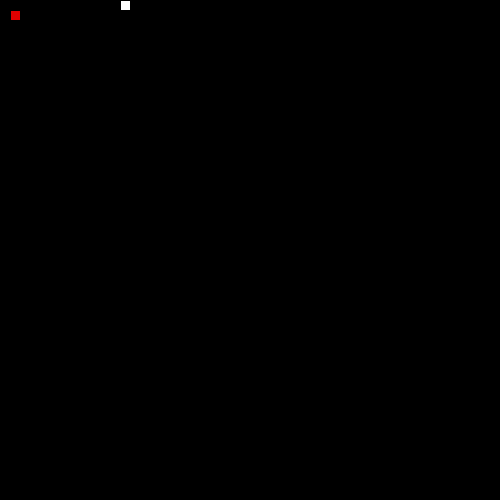
Frame 1 (no input)
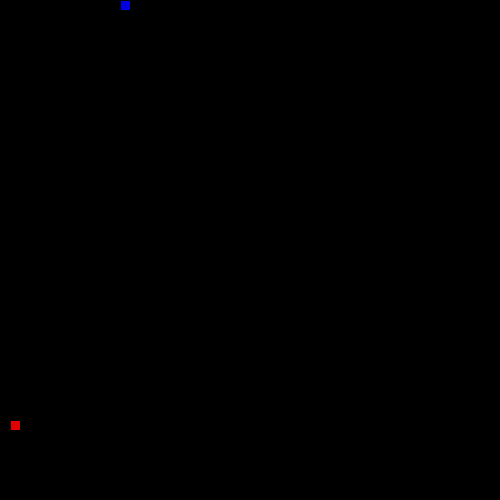
Frame 60 (the mouse pressed at the canvas centre just before this capture)
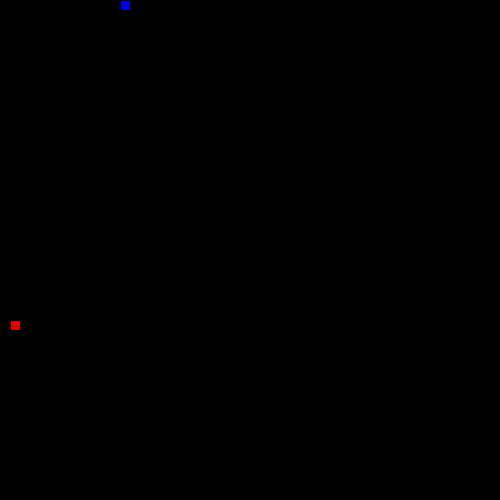
Frame 120 (the mouse held since frame 60 and released just before this capture)

The Processing sketch that drew these frames (run headless with seeded random() and noise(); from frame 60 on, the mouse is pressed at the canvas centre):

// Processing sketch: LeagueSnake
// ── LeagueSnake.pde
//*
// ***** SEGMENT CLASS *****
// This class will be used to represent each part of the moving snake.
//*

class Segment {

//Add x and y member variables. They will hold the corner location of each segment of the snake.
  int x;
  int y;

// Add a constructor with parameters to initialize each variable.
  Segment(int x, int y){
  this.x = x;
  this.y = y;
  }
}

//*
// ***** GAME VARIABLES *****
// All the game variables that will be shared by the game methods are here
//*

//part 1
Segment head;
int foodX;
int foodY;

//part 2
int direction = UP;
int foodeaten = 0;
int newfoodeaten;

// part 3
ArrayList<Segment> tailsegment = new ArrayList<Segment>();

//*
// ***** SETUP METHODS *****
// These methods are called at the start of the game.
//*

void setup() {
  size(500,500);
  head = new Segment(10,10);
  frameRate(20);
  dropFood();
}

void dropFood() {
  //Set the food in a new random location
  foodX = ((int)random(50)*10);
  foodX = ((int)random(50)*10);
}



//*
// ***** DRAW METHODS *****
// These methods are used to draw the snake and its food 
//*

void draw() {
  background(0,0,0);
  drawFood();
  drawSnake();
  eat();
  move();
}

void drawFood() {
  //Draw the food
  rect(foodX, foodY, 10, 10);
  fill(225,0,0);
}

void drawSnake() {
  //Draw the head of the snake followed by its tail
  rect(head.x, head.y, 10, 10);
  fill(0,0,225);
}


//*
// ***** TAIL MANAGEMENT METHODS *****
// These methods make sure the tail is the correct length.
//*

void drawTail() {
  //Draw each segment of the tail 
  for (int i = 0; i < tailsegment.size(); i = i+1) {
    Segment s = tailsegment.get(i);
    rect(s.x, s.y, 10, 10);
  }
 }

void manageTail() {
  //After drawing the tail, add a new segment at the "start" of the tail and remove the one at the "end" 
  //This produces the illusion of the snake tail moving.
  checkTailCollision();
  drawTail();
}

void checkTailCollision() {
  //If the snake crosses its own tail, shrink the tail back to one segment
  
}



//*
// ***** CONTROL METHODS *****
// These methods are used to change what is happening to the snake
//*

void keyPressed() {
  //Set the direction of the snake according to the arrow keys pressed
  if(keyCode == UP){
    direction = UP;
  }
  else if(keyCode == DOWN){
    direction = DOWN;
  }
  else if(keyCode == LEFT){
    direction = LEFT;
  }
  else if(keyCode == RIGHT){
    direction = RIGHT;
  }
}

void move() {
  //Change the location of the Snake head based on the direction it is moving.

    checkBoundaries();
  
  switch(direction) {
  case UP:
    // move head up here 
    head.y -= 10;
    break;
  case DOWN:
    // move head down here 
    head.y += 10;
    break;
  case LEFT:
   // figure it out 
   head.x -= 10;
    break;
  case RIGHT:
    // mystery code goes here 
    head.x += 10;
    break;
  }
}

void checkBoundaries() {
 //If the snake leaves the frame, make it reappear on the other side
 if(head.x == 510){
   head.x = 0;
 }  
 else if(head.x == 0){
   head.x = 500;
 }
 if(head.y == 510){
   head.y = 0;
 }
 else if(head.y == 0){
   head.y = 500;
 }
}

void eat() {
  //When the snake eats the food, its tail should grow and more food appear
  if( head.x == foodX && head.y == foodY){
    foodX = ((int)random(50)*10);
    foodX = ((int)random(50)*10);
    newfoodeaten = foodeaten + 1;
    foodeaten = newfoodeaten;
  }
}
